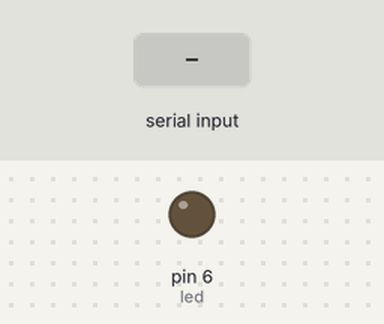
Recording of a sketch running on a simulated Arduino Uno, built with avr-gcc and run on an emulated ATmega328P. Shown: output pins drawn as LEDs (lit = HIGH). The test bench sets the inputs (shaded band).

Above: at 1.2 s.
1.3 s: "L" received over the second serial link
At 2.1 s:
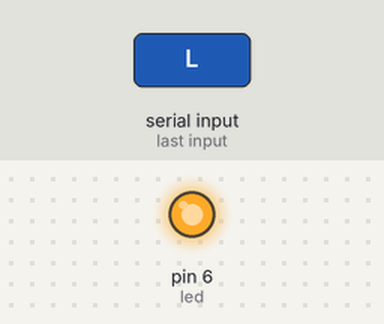
2.8 s: "D" received over the second serial link
At 3.3 s:
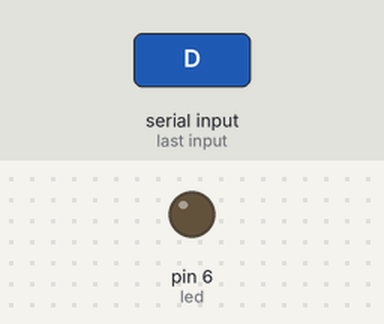
Timing chart, 0 to 5.8 s (numbered marks = the images above; inputs shaded):
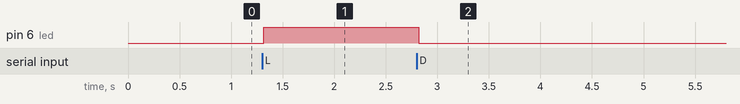

The sketch:

teste_BT.ino
```cpp
#include <SoftwareSerial.h>

/*
 * CONNECT TO OUTGOING PORT HC-05 'DEV-B' TO VIEW DATA ON SERIAL MONITOR
 * USE THIS SKETCH ONLY FOR VIEWING SENSOR DATA ON SERIAL MONITOR.....NOT FOR FILE WRITING
 */


#define led 6

SoftwareSerial BT(2,3);

void setup()
{
  Serial.begin(9600);
  BT.begin(9600);
  pinMode(led,OUTPUT);
  digitalWrite(led,LOW);

}

void loop()
{
  if (BT.available())
  {
    BT.write("Comando recebido\n");
    char com = BT.read();
    if (com == 'L')
    {
      digitalWrite(led,HIGH);
      BT.write("Led ligado!\n");
    }

    if (com =='D')
    {
        digitalWrite(led,LOW);
        BT.write("Led desligado!\n");
    }
  }
}
```

Measured:
- after the input at 1.3 s, pin 6 (led): LOW → HIGH at once
- after the input at 2.8 s, pin 6 (led): HIGH → LOW at once
